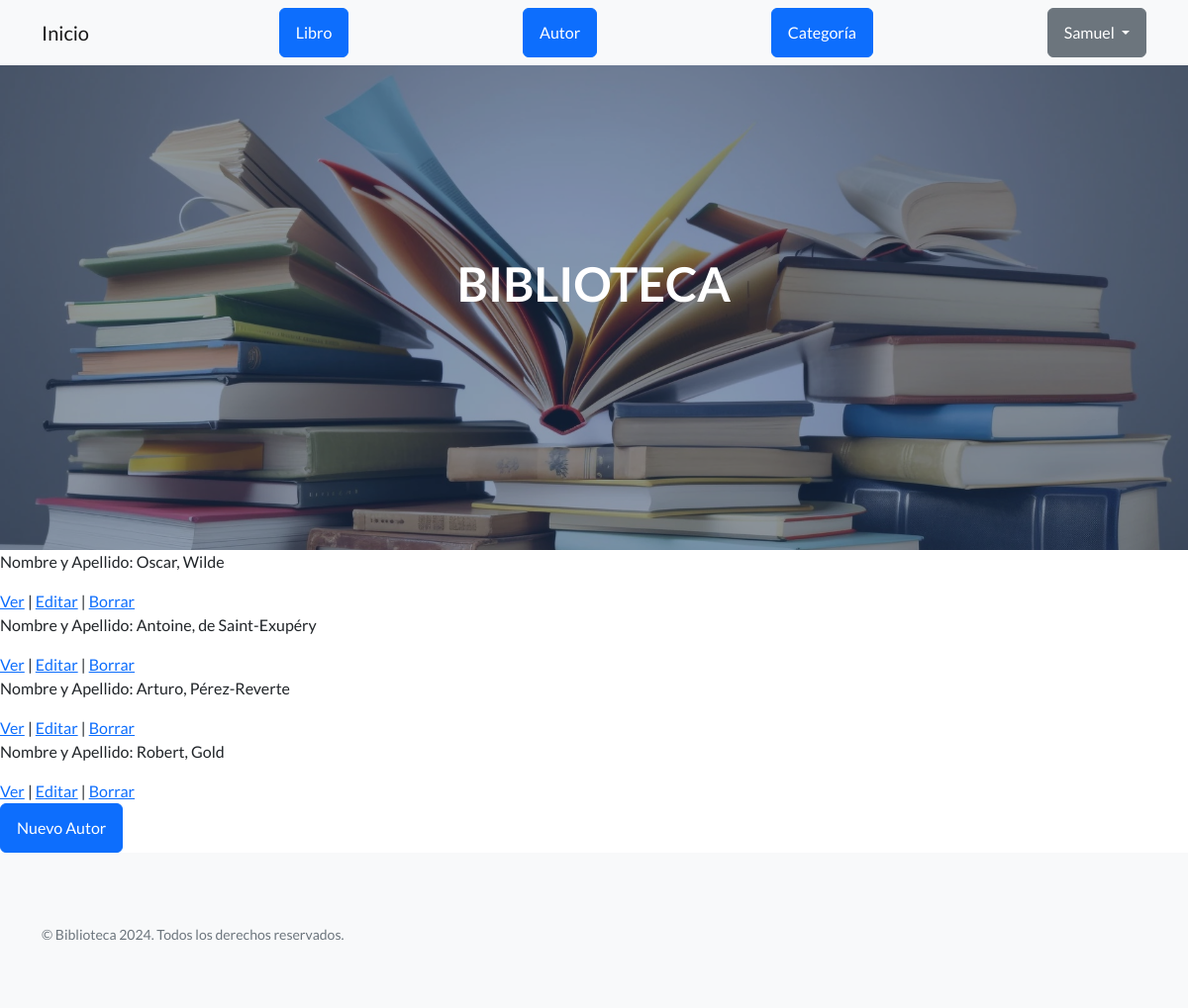
The app's page /autor/listar (signed in), older data.
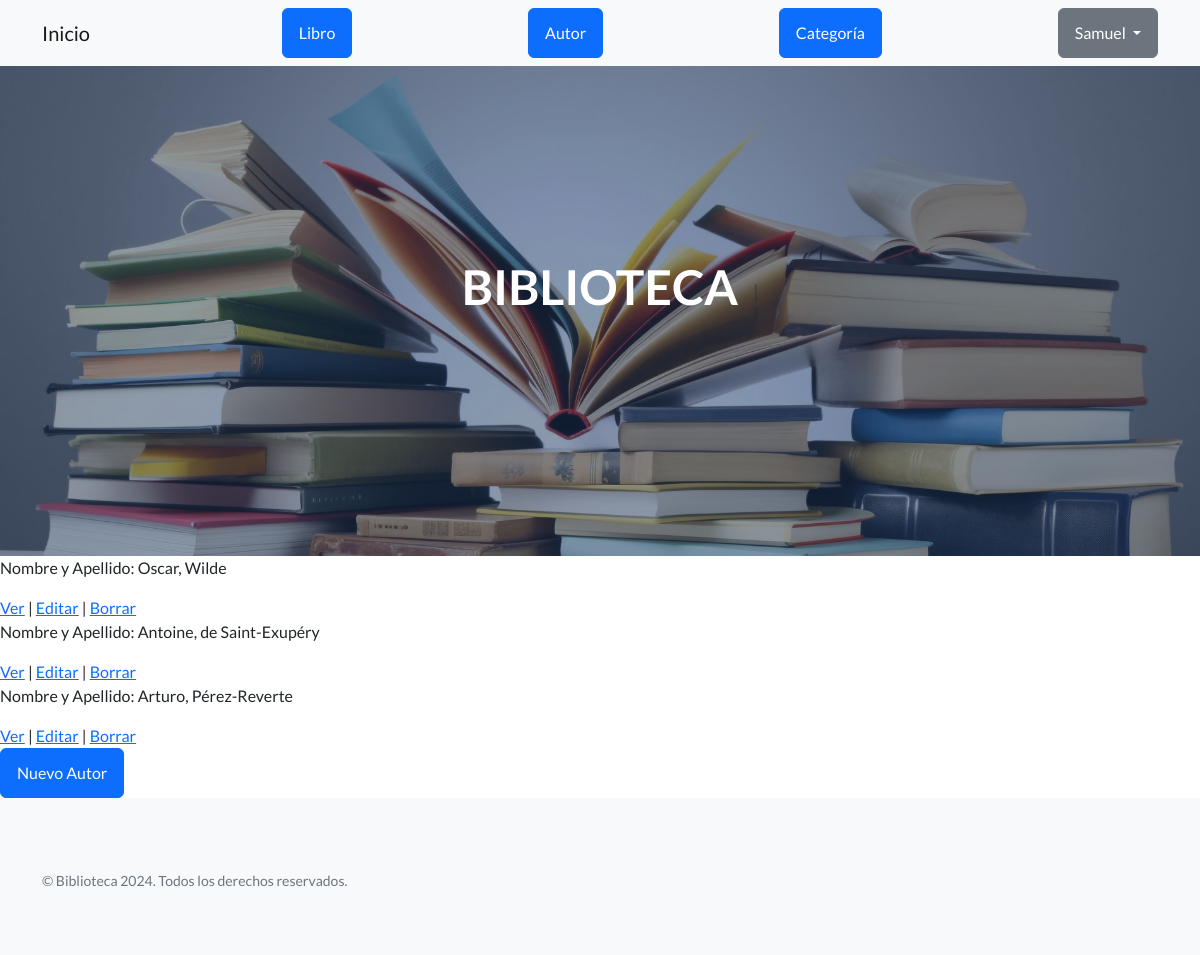
The same page, newer data.
### AppSamuel/models.py (models this page shows, shortened)
class Autor(models.Model):
    nombre = models.CharField(max_length=100)
    apellido = models.CharField(max_length=100)

### AppSamuel/views.py (the view)
# urls.py: path('autor/listar', views.AutorListView.as_view(), name='ListaAutores'),
class AutorListView(LoginRequiredMixin, ListView):
    model = Autor
    context_object_name = "autores"
    template_name = "AppSamuel/autor_lista.html"
    def get(self, request, *args, **kwargs):
        return super().get(request, *args, **kwargs)

### AppSamuel/templates/AppSamuel/autor_lista.html (shortened to what this page needs)
{% extends 'AppSamuel/base.html' %}
{% load static %}
{% block main %}
    {% for autor in autores  %}
        <p>Nombre y Apellido: {{autor.nombre}}, {{autor.apellido}}</p>
        <a href="{% url 'DetalleAutor' autor.pk%}">Ver</a>
        |
        <a href="{% url 'EditarAutor' autor.pk%}">Editar</a>
        |
        <a href="{% url 'BorrarAutor' autor.pk %}">Borrar</a>
    {% endfor %}
    <form action="{% url 'NuevoAutor' %}" method="GET">
            <button class="btn btn-primary" type="submit">Nuevo Autor</button>
    </form>
{% endblock main %}

Row changes from the older to the newer data that the page shows:
removed Autor: nombre "Robert", apellido "Gold"
